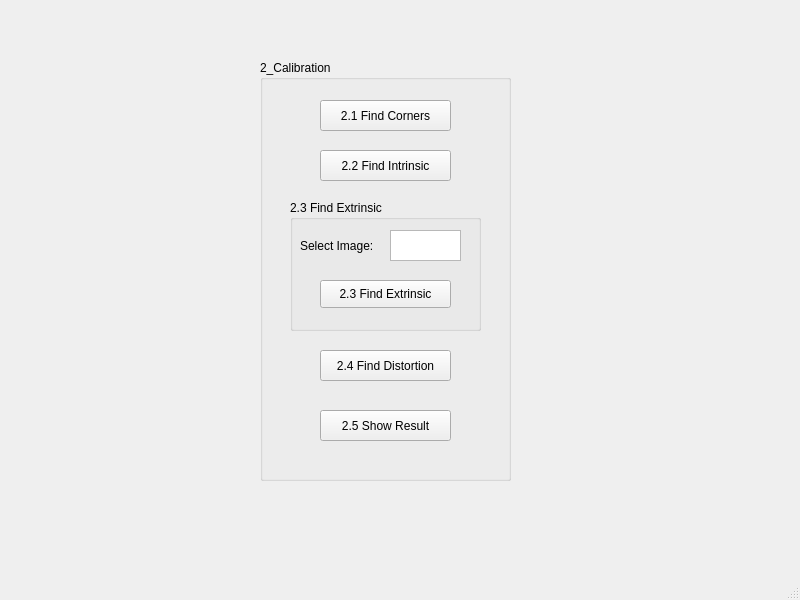
<?xml version="1.0" encoding="UTF-8"?>
<ui version="4.0">
 <class>MainWindow</class>
 <widget class="QMainWindow" name="MainWindow">
  <property name="geometry">
   <rect>
    <x>0</x>
    <y>0</y>
    <width>800</width>
    <height>600</height>
   </rect>
  </property>
  <property name="windowTitle">
   <string>MainWindow</string>
  </property>
  <widget class="QWidget" name="centralwidget">
   <widget class="QGroupBox" name="groupBox">
    <property name="geometry">
     <rect>
      <x>260</x>
      <y>60</y>
      <width>251</width>
      <height>421</height>
     </rect>
    </property>
    <property name="title">
     <string>2_Calibration</string>
    </property>
    <widget class="QPushButton" name="pushButton">
     <property name="geometry">
      <rect>
       <x>60</x>
       <y>40</y>
       <width>131</width>
       <height>31</height>
      </rect>
     </property>
     <property name="text">
      <string>2.1 Find Corners</string>
     </property>
    </widget>
    <widget class="QPushButton" name="pushButton_2">
     <property name="geometry">
      <rect>
       <x>60</x>
       <y>90</y>
       <width>131</width>
       <height>31</height>
      </rect>
     </property>
     <property name="text">
      <string>2.2 Find Intrinsic</string>
     </property>
    </widget>
    <widget class="QPushButton" name="pushButton_4">
     <property name="geometry">
      <rect>
       <x>60</x>
       <y>290</y>
       <width>131</width>
       <height>31</height>
      </rect>
     </property>
     <property name="text">
      <string>2.4 Find Distortion</string>
     </property>
    </widget>
    <widget class="QGroupBox" name="groupBox_2">
     <property name="geometry">
      <rect>
       <x>30</x>
       <y>140</y>
       <width>191</width>
       <height>131</height>
      </rect>
     </property>
     <property name="title">
      <string>2.3 Find Extrinsic</string>
     </property>
     <widget class="QPushButton" name="pushButton_3">
      <property name="geometry">
       <rect>
        <x>30</x>
        <y>80</y>
        <width>131</width>
        <height>28</height>
       </rect>
      </property>
      <property name="text">
       <string>2.3 Find Extrinsic</string>
      </property>
     </widget>
     <widget class="QTextEdit" name="textEdit">
      <property name="geometry">
       <rect>
        <x>100</x>
        <y>30</y>
        <width>71</width>
        <height>31</height>
       </rect>
      </property>
     </widget>
     <widget class="QLabel" name="label">
      <property name="geometry">
       <rect>
        <x>10</x>
        <y>30</y>
        <width>81</width>
        <height>31</height>
       </rect>
      </property>
      <property name="text">
       <string>Select Image:</string>
      </property>
     </widget>
    </widget>
    <widget class="QPushButton" name="pushButton_5">
     <property name="geometry">
      <rect>
       <x>60</x>
       <y>350</y>
       <width>131</width>
       <height>31</height>
      </rect>
     </property>
     <property name="text">
      <string>2.5 Show Result</string>
     </property>
    </widget>
   </widget>
  </widget>
  <widget class="QMenuBar" name="menubar">
   <property name="geometry">
    <rect>
     <x>0</x>
     <y>0</y>
     <width>800</width>
     <height>25</height>
    </rect>
   </property>
  </widget>
  <widget class="QStatusBar" name="statusbar"/>
 </widget>
 <resources/>
 <connections/>
</ui>
